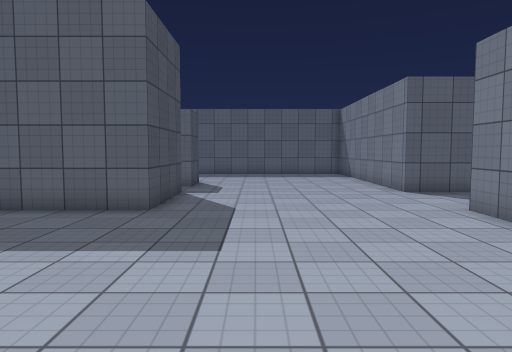
View 1 (above)

19 first-person views from a walk through a Unity game level. The camera is 1.4 m above the floor, tilts 4° down and sees 70° across. The floor is counted in squares, 1 m on a side. Each view is taken from the middle of a square. On the plan, view 1 faces up. The plan holds only what a view shows up to about 16 squares ahead; the rest is blank. The player is left out. Surface patterns are stand-ins for the level's own textures.

View 2
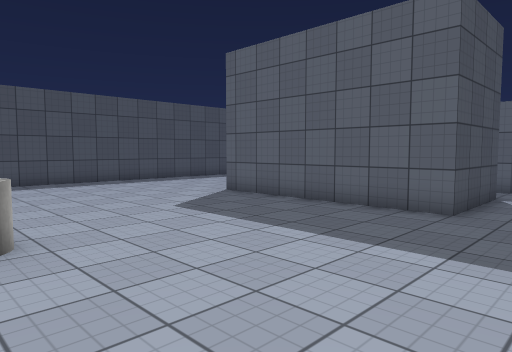

View 3
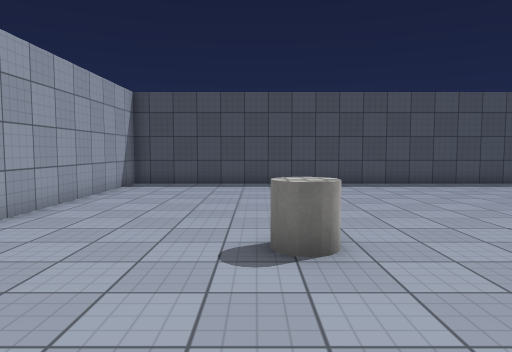

View 4
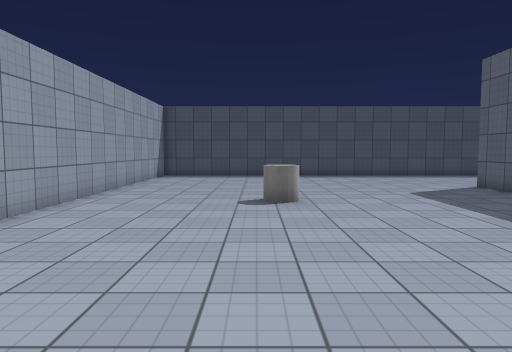

View 5
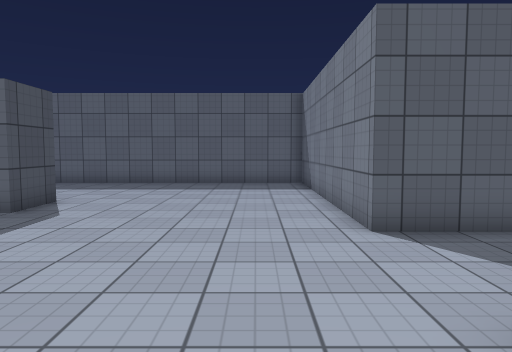

View 6
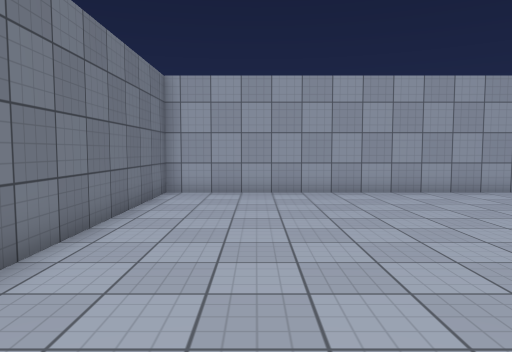

View 7
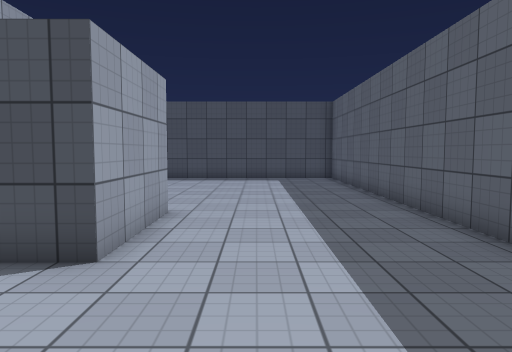

View 8
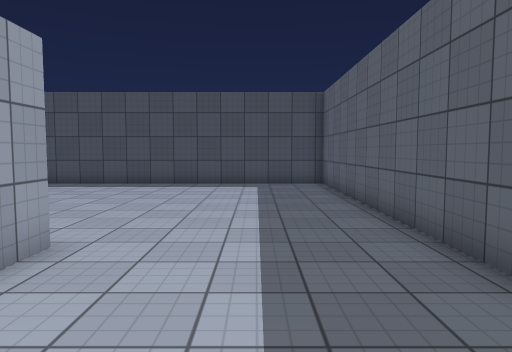

View 9
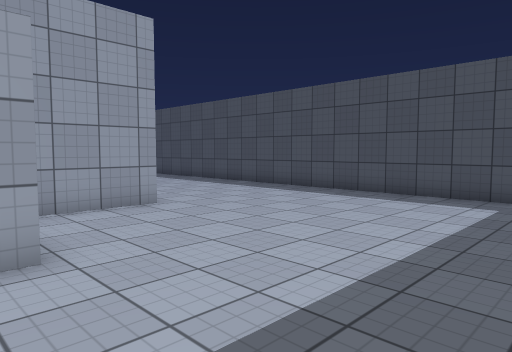

View 10
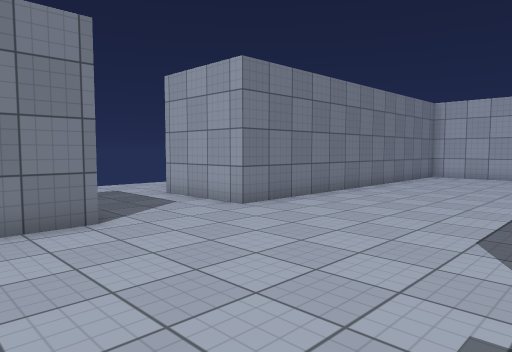

View 11
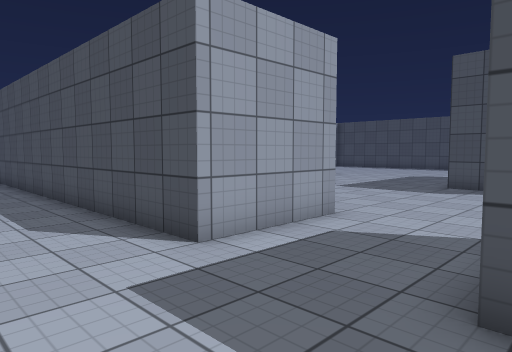

View 12
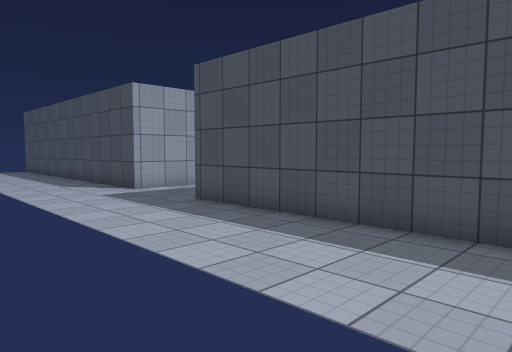

View 13
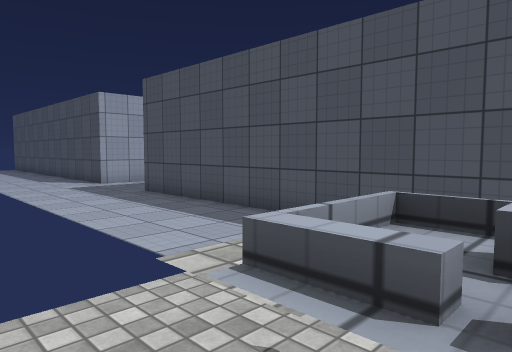

View 14
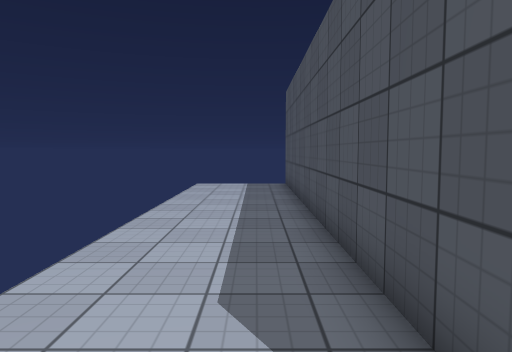

View 15
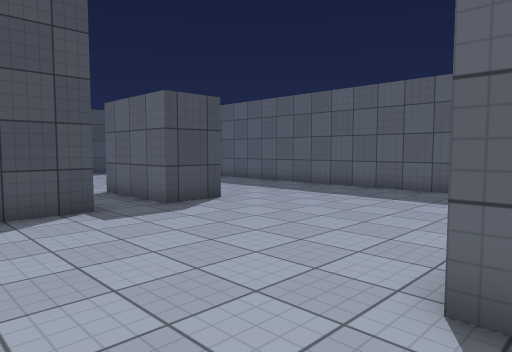

View 16
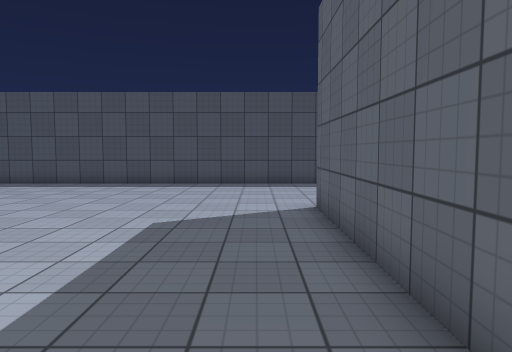

View 17
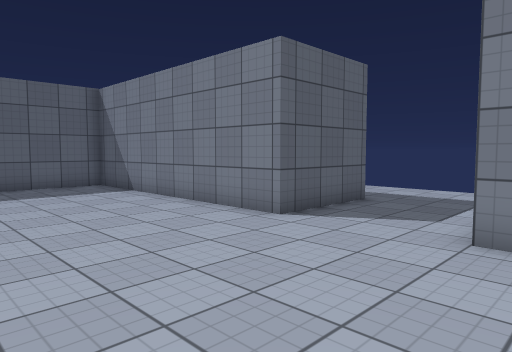

View 18
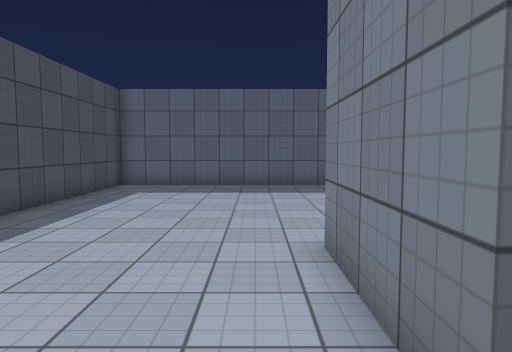

View 19
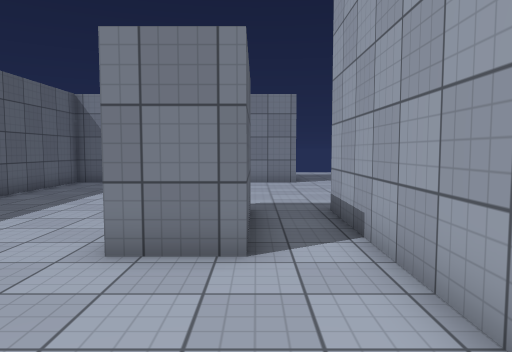

### Floor plan
Points are (right, up) in squares from view 1. A wall is a line through its corners. A room is listed if a view was taken in it or the views show most of it. See-through windows are left out.
Room 1 (views 1, 2, 3, 4, 5, 6, 7, 8, 9, 10, 11, 14, 15, 16, 17, 18, 19)
walls: (-2.5, 8.5) (-10, 8.5) (-10, 12.2) (-2.5, 12.2) (-2.5, 8.5); (-2.5, 14.1) (-6.3, 14.1) (-6.3, 16) (-2.5, 16) (-2.5, 14.1); (8.7, 21.5) (8.7, 12.2) (5, 12.2) (5, 21.9) (-16.5, 21.9) (-16.5, -5.2) (5, -5.2) (5, 8.5) (8.7, 8.5) (8.7, -6.2)
ways out: opening at (11, 20.7) to room 2
objects: cylinder (-6, 1)
Room 2 (views 12, 13)
walls: (14, 23.8) (14, 22.9); (12.7, 23.6) (12.7, 23) (13.9, 23); (8.7, 23) (8.7, 21.5)
ways out: opening at (11, 20.7) to room 1

Positions as (right, up) in squares from view 1, and headings:
1: (0, 0), facing up
2: (0, 0), facing up-left
3: (-1, 0), facing left
4: (4, 0), facing left
5: (3, 6), facing up
6: (2, 7), facing down
7: (2, 18), facing left
8: (-1, 19), facing left
9: (-5, 21), facing down-left
10: (-2, 15), facing down-right
11: (12, 13), facing down-left
12: (15, 21), facing down-left
13: (15, 24), facing down-left
14: (10, 9), facing down
15: (6, 9), facing up-left
16: (-1, 7), facing left
17: (-1, 7), facing up-right
18: (-11, 7), facing up
19: (-11, 14), facing right
